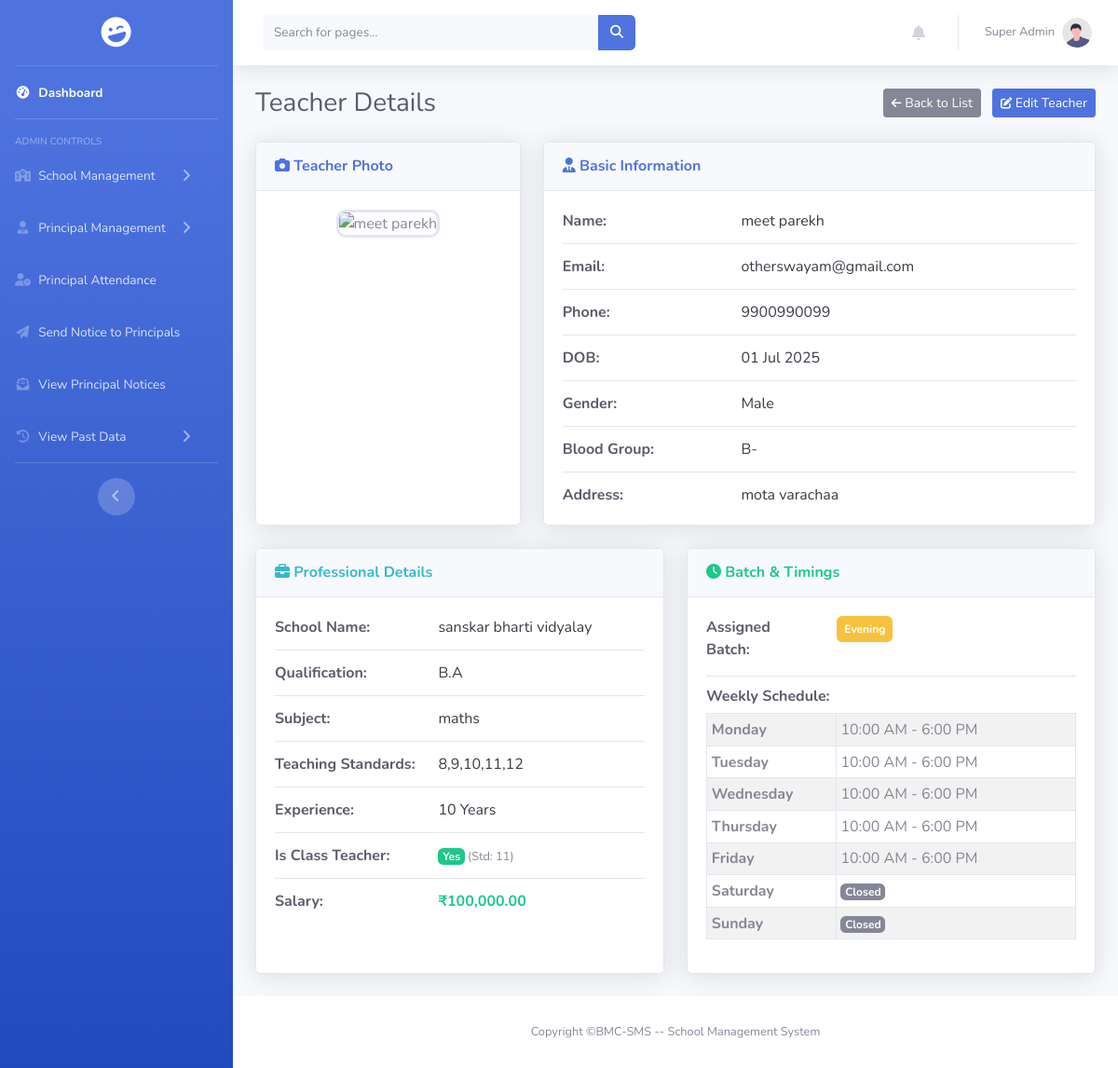
Screenshot of /pages/teacher/view.php?id=6 (signed in) with the database file from the repository.
### tables this page shows
CREATE TABLE `teacher` (
  `id` int(11) NOT NULL,
  `teacher_image` varchar(255) DEFAULT NULL,
  `teacher_name` varchar(50) NOT NULL,
  `phone` varchar(10) NOT NULL,
  `school_id` int(11) NOT NULL,
  `dob` date NOT NULL,
  `gender` enum('Male','Female','Others') NOT NULL,
  `blood_group` enum('A+','A-','B+','B-','AB+','AB-','O+','O-') NOT NULL,
  `address` text DEFAULT NULL,
  `email` varchar(50) NOT NULL,
  `password` varchar(255) NOT NULL,
  `qualification` varchar(100) DEFAULT NULL,
  `subject` varchar(100) DEFAULT NULL,
  `language_known` varchar(100) DEFAULT NULL,
  `salary` int(11) DEFAULT NULL,
  `std` set('Nursery','Junior','Senior','1','2','3','4','5','6','7','8','9','10','11','12') DEFAULT NULL,
  `experience` varchar(10) DEFAULT NULL,
  `batch` enum('Morning','Evening') DEFAULT NULL,
  `class_teacher` tinyint(1) DEFAULT 0,
  `class_teacher_std` varchar(50) DEFAULT NULL
);

CREATE TABLE `school` (
  `id` int(11) NOT NULL,
  `school_logo` varchar(255) DEFAULT NULL,
  `school_name` varchar(100) DEFAULT NULL,
  `email` varchar(50) DEFAULT NULL,
  `phone` varchar(10) DEFAULT NULL,
  `school_opening` date DEFAULT NULL,
  `school_type` enum('Government','Private') DEFAULT NULL,
  `education_board` set('CBSE','State','IGCSE') DEFAULT NULL,
  `school_medium` set('English','Hindi','Regional Language') DEFAULT NULL,
  `school_category` set('Pre-Primary','Primary','Upper Primary','Secondary','Higher Secondary') DEFAULT NULL,
  `address` text DEFAULT NULL,
  `latitude` decimal(10,8) DEFAULT NULL,
  `longitude` decimal(11,8) DEFAULT NULL,
  `passing_percentage` decimal(5,2) NOT NULL DEFAULT 33.00
);

CREATE TABLE `teacher_timings` (
  `timing_id` int(11) NOT NULL,
  `teacher_id` int(11) NOT NULL,
  `day_of_week` enum('Monday','Tuesday','Wednesday','Thursday','Friday','Saturday','Sunday') NOT NULL,
  `opens_at` time DEFAULT NULL,
  `closes_at` time DEFAULT NULL,
  `is_closed` tinyint(1) NOT NULL DEFAULT 0
);

### pages/teacher/view.php (the view, shortened to what this page needs)
<?php
include_once "../../includes/connect.php";
$teacher_id = isset($_GET['id']) ? intval($_GET['id']) : 0;
$query_teacher = "SELECT t.*, s.school_name, s.address as school_address, s.phone as school_phone, s.email as school_email
          FROM teacher t
          LEFT JOIN school s ON t.school_id = s.id
          WHERE t.id = ?";
$stmt_teacher = mysqli_prepare($conn, $query_teacher);
mysqli_stmt_bind_param($stmt_teacher, "i", $teacher_id);
mysqli_stmt_execute($stmt_teacher);
$result_teacher = mysqli_stmt_get_result($stmt_teacher);
$teacher = mysqli_fetch_assoc($result_teacher);
$timings = [];
$query_timings = "SELECT * FROM teacher_timings WHERE teacher_id = ?";
$stmt_timings = mysqli_prepare($conn, $query_timings);
mysqli_stmt_bind_param($stmt_timings, "i", $teacher_id);
mysqli_stmt_execute($stmt_timings);
$result_timings = mysqli_stmt_get_result($stmt_timings);
while ($row = mysqli_fetch_assoc($result_timings)) {
    $timings[$row['day_of_week']] = $row;
}
$photo_path = $teacher['teacher_image'];
$default_photo = "../../assets/img/default-user.jpg";
if (!empty($photo_path) && !file_exists($photo_path)) {
    $photo_path = $default_photo;
} elseif (empty($photo_path)) {
    $photo_path = $default_photo;
}
?>
<!DOCTYPE html>
<html lang="en">
<head>
    <link rel="stylesheet" href="https://cdnjs.cloudflare.com/ajax/libs/font-awesome/6.5.2/css/all.min.css" />
    <link href="../../assets/css/sb-admin-2.min.css" rel="stylesheet">
    <link rel="stylesheet" href="../../assets/css/profile.css">
    <link rel="stylesheet" href="../../assets/css/teacher_view.css">
    <link rel="stylesheet" href="../../assets/css/sidebar.css">
    <link rel="stylesheet" href="../../assets/css/scrollbar_hidden.css">
</head>
<body id="page-top">
    <div id="wrapper">
        <?php include '../../includes/sidebar.php'; ?>
        <div id="content-wrapper" class="d-flex flex-column">
            <div id="content">
                <?php include_once '../../includes/header.php'; ?>
                <div class="container-fluid">
                    <div class="d-sm-flex align-items-center justify-content-between mb-4">
                        <h1 class="h3 mb-0 text-gray-800">Teacher Details</h1>
                        <div>
                            <a href="teacher_list.php" class="btn btn-secondary btn-sm mr-2"><i class="fas fa-arrow-left fa-sm"></i> Back to List</a>
                            <a href="edit.php?id=<?php echo $teacher['id']; ?>" class="btn btn-primary btn-sm"><i class="fas fa-edit fa-sm"></i> Edit Teacher</a>
                        </div>
                    </div>
                    <div class="row">
                        <div class="col-lg-4 mb-4">
                            <div class="card shadow h-100">
                                <div class="card-header py-3">
                                    <h6 class="m-0 font-weight-bold text-primary"><i class="fas fa-camera"></i> Teacher Photo</h6>
                                </div>
                                <div class="card-body text-center">
                                    <img src="<?php echo htmlspecialchars($photo_path); ?>" alt="<?php echo htmlspecialchars($teacher['teacher_name']); ?>" class="view-photo">
                                </div>
                            </div>
                        </div>
                        <div class="col-lg-8 mb-4">
                            <div class="card shadow h-100">
                                <div class="card-header py-3">
                                    <h6 class="m-0 font-weight-bold text-primary"><i class="fas fa-user-tie"></i> Basic Information</h6>
                                </div>
                                <div class="card-body">
                                    <div class="row">
                                        <div class="col-sm-4 info-label">Name:</div>
                                        <div class="col-sm-8 info-value"><?php echo htmlspecialchars($teacher['teacher_name'] ?? 'N/A'); ?></div>
                                    </div>
                                    <hr>
                                    <div class="row">
                                        <div class="col-sm-4 info-label">Email:</div>
                                        <div class="col-sm-8 info-value"><?php echo htmlspecialchars($teacher['email']); ?></div>
                                    </div>
                                    <hr>
                                    <div class="row">
                                        <div class="col-sm-4 info-label">Phone:</div>
                                        <div class="col-sm-8 info-value"><?php echo htmlspecialchars($teacher['phone']); ?></div>
                                    </div>
                                    <hr>
                                    <div class="row">
                                        <div class="col-sm-4 info-label">DOB:</div>
                                        <div class="col-sm-8 info-value"><?php echo htmlspecialchars(date("d M Y", strtotime($teacher['dob']))); ?></div>
                                    </div>
                                    <hr>
                                    <div class="row">
                                        <div class="col-sm-4 info-label">Gender:</div>
                                        <div class="col-sm-8 info-value"><?php echo htmlspecialchars($teacher['gender']); ?></div>
                                    </div>
                                    <hr>
                                    <div class="row">
                                        <div class="col-sm-4 info-label">Blood Group:</div>
                                        <div class="col-sm-8 info-value"><?php echo htmlspecialchars($teacher['blood_group']); ?></div>
                                    </div>
                                    <hr>
                                    <div class="row">
                                        <div class="col-sm-4 info-label">Address:</div>
                                        <div class="col-sm-8 info-value"><?php echo htmlspecialchars($teacher['address']); ?></div>
                                    </div>
                                </div>
                            </div>
                        </div>
                        <div class="col-lg-6 mb-4">
                            <div class="card shadow h-100">
                                <div class="card-header py-3">
                                    <h6 class="m-0 font-weight-bold text-info"><i class="fas fa-briefcase"></i> Professional Details</h6>
                                </div>
                                <div class="card-body">
                                    <div class="row">
                                        <div class="col-sm-5 info-label">School Name:</div>
                                        <div class="col-sm-7 info-value"><?php echo htmlspecialchars($teacher['school_name']); ?></div>
                                    </div>
                                    <hr>
                                    <div class="row">
                                        <div class="col-sm-5 info-label">Qualification:</div>
                                        <div class="col-sm-7 info-value"><?php echo htmlspecialchars($teacher['qualification']); ?></div>
                                    </div>
                                    <hr>
                                    <div class="row">
                                        <div class="col-sm-5 info-label">Subject:</div>
                                        <div class="col-sm-7 info-value"><?php echo htmlspecialchars($teacher['subject']); ?></div>
                                    </div>
                                    <hr>
                                    <div class="row">
                                        <div class="col-sm-5 info-label">Teaching Standards:</div>
                                        <div class="col-sm-7 info-value"><?php echo htmlspecialchars($teacher['std']); ?></div>
                                    </div>
                                    <hr>
                                    <div class="row">
                                        <div class="col-sm-5 info-label">Experience:</div>
                                        <div class="col-sm-7 info-value"><?php echo htmlspecialchars($teacher['experience']); ?> Years</div>
                                    </div>
                                    <hr>
                                    <div class="row">
                                        <div class="col-sm-5 info-label">Is Class Teacher:</div>
                                        <div class="col-sm-7 info-value"><?php if ($teacher['class_teacher'] == 1): ?><span class="badge badge-success">Yes</span><small class="text-muted"> (Std: <?php echo htmlspecialchars($teacher['class_teacher_std']); ?>)</small><?php else: ?><span class="badge badge-secondary">No</span><?php endif; ?></div>
                                    </div>
                                    <hr>
                                    <div class="row">
                                        <div class="col-sm-5 info-label">Salary:</div>
                                        <div class="col-sm-7 info-value font-weight-bold text-success">₹<?php echo number_format($teacher['salary'], 2); ?></div>
                                    </div>
                                </div>
                            </div>
                        </div>
                        <div class="col-lg-6 mb-4">
                            <div class="card shadow h-100">
                                <div class="card-header py-3">
                                    <h6 class="m-0 font-weight-bold text-success"><i class="fas fa-clock"></i> Batch & Timings</h6>
                                </div>
                                <div class="card-body">
                                    <div class="row mb-3">
                                        <div class="col-sm-4 info-label">Assigned Batch:</div>
                                        <div class="col-sm-8 info-value"><span class="badge badge-<?php echo ($teacher['batch'] == 'Morning') ? 'primary' : 'warning'; ?> p-2"><?php echo htmlspecialchars($teacher['batch'] ?? 'N/A'); ?></span></div>
                                    </div>
                                    <hr>
                                    <h6 class="info-label mb-2">Weekly Schedule:</h6>
                                    <?php if (!empty($timings)): ?>
                                        <table class="table table-sm table-bordered table-striped table-timings">
                                            <tbody>
                                                <?php
                                                $days = ['Monday', 'Tuesday', 'Wednesday', 'Thursday', 'Friday', 'Saturday', 'Sunday'];
                                                foreach ($days as $day):
                                                    $day_timing = $timings[$day] ?? null;
                                                ?>
                                                    <tr>
                                                        <th><?php echo $day; ?></th>
                                                        <td>
                                                            <?php if ($day_timing && !empty($day_timing['is_closed'])): ?>
                                                                <span class="badge badge-secondary">Closed</span>
                                                            <?php elseif ($day_timing && !empty($day_timing['opens_at'])): ?>
                                                                <?php echo date("g:i A", strtotime($day_timing['opens_at'])); ?> - <?php echo date("g:i A", strtotime($day_timing['closes_at'])); ?>
                                                            <?php else: ?>
                                                                <span class="text-muted">Not Set</span>
                                                            <?php endif; ?>
                                                        </td>
                                                    </tr>
                                                <?php endforeach; ?>
                                            </tbody>
                                        </table>
                                    <?php else: ?>
                                        <div class="alert alert-warning small">No weekly schedule has been set for this teacher.</div>
                                    <?php endif; ?>
                                </div>
                            </div>
                        </div>
                    </div>
                </div>
            </div>
            <?php include '../../includes/footer.php'; ?>
        </div>
    </div>
</body>
</html>

### assets/css/profile.css (style rules this page uses)
.info-label { font-weight: bold; color: #5a5c69; }
.info-value { color: #858796; }

### assets/css/teacher_view.css (style rules this page uses)
.view-photo { width: 150px; height: 150px; object-fit: cover; border-radius: 10px; border: 3px solid #e3e6f0; }
.info-label { font-weight: bold; color: #5a5c69; }
.info-value { color: #3a3b45; }
.card-body hr { margin-top: 0.75rem; margin-bottom: 0.75rem; }
.table-timings th { width: 35%; }

### assets/css/sidebar.css (style rules this page uses)
html, body { height: 100%; overflow: hidden !important; }
#wrapper { height: 100vh; }
#content-wrapper { overflow-y: auto; }

### assets/css/scrollbar_hidden.css (style rules this page uses)
body { -ms-overflow-style: none; scrollbar-width: none; }

### rows the page displays
teacher: teacher_name "meet parekh", email "otherswayam@gmail.com", phone "9900990099", dob "01 Jul 2025", gender "Male", blood_group "B-", address "mota varachaa", school.school_name "sanskar bharti vidyalay", qualification "B.A", subject "maths", std "8,9,10,11,12", experience "10", class_teacher_std "11", salary "100,000.00", batch "Evening"
teacher_timings: day "Monday", opens_at "10:00 AM", closes_at "6:00 PM"
teacher_timings: day "Tuesday", opens_at "10:00 AM", closes_at "6:00 PM"
teacher_timings: day "Wednesday", opens_at "10:00 AM", closes_at "6:00 PM"
teacher_timings: day "Thursday", opens_at "10:00 AM", closes_at "6:00 PM"
teacher_timings: day "Friday", opens_at "10:00 AM", closes_at "6:00 PM"

### other values shown
$userName "Super Admin"
$day "Saturday"
$day "Sunday"
